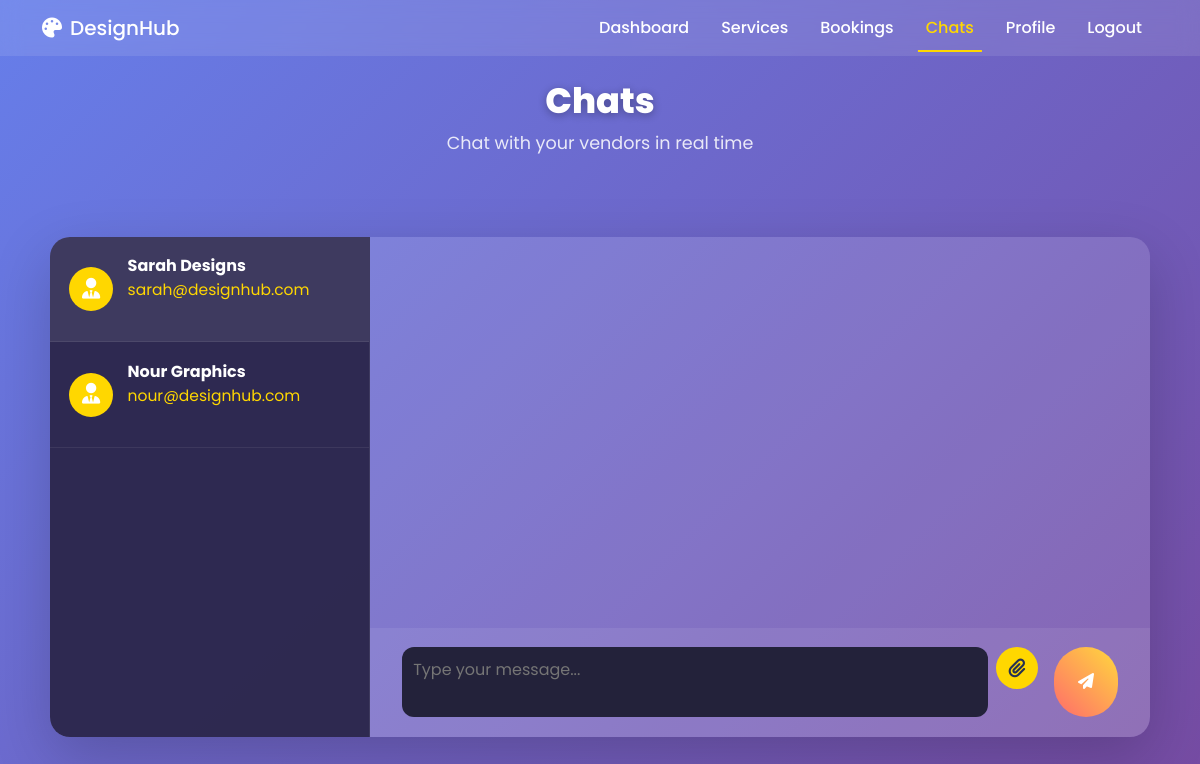
/client/chats.php (signed in), run on the app's committed database.
### tables this page shows
CREATE TABLE vendors (
    id INT AUTO_INCREMENT PRIMARY KEY,
    user_id INT NOT NULL,
    display_name VARCHAR(100),
    bio TEXT,
    profile_image VARCHAR(255),
    created_at TIMESTAMP DEFAULT CURRENT_TIMESTAMP,
    updated_at TIMESTAMP DEFAULT CURRENT_TIMESTAMP ON UPDATE CURRENT_TIMESTAMP,
    FOREIGN KEY (user_id) REFERENCES users(id)
);

CREATE TABLE users (
    id INT AUTO_INCREMENT PRIMARY KEY,
    username VARCHAR(50) UNIQUE NOT NULL,
    email VARCHAR(100) UNIQUE NOT NULL,
    password VARCHAR(100) NOT NULL,  
    role ENUM('client', 'vendor', 'admin') DEFAULT 'client',
    last_login TIMESTAMP NULL,
    created_at TIMESTAMP DEFAULT CURRENT_TIMESTAMP,
    updated_at TIMESTAMP DEFAULT CURRENT_TIMESTAMP ON UPDATE CURRENT_TIMESTAMP,
    status ENUM('active', 'inactive', 'suspended') DEFAULT 'active'
);

### client/chats.php (the view, shortened to what this page needs)
<?php
require_once '../includes/db.php';
$client_id = $_SESSION['user_id'];
$vendors = [];
$query = "SELECT DISTINCT v.id, v.display_name, u.email
          FROM bookings b
          JOIN vendors v ON b.vendor_id = v.id
          JOIN users u ON v.user_id = u.id
          WHERE b.client_id = ?";
$stmt = mysqli_prepare($conn, $query);
mysqli_stmt_bind_param($stmt, 'i', $client_id);
mysqli_stmt_execute($stmt);
$result = mysqli_stmt_get_result($stmt);
while ($row = mysqli_fetch_assoc($result)) {
    $vendors[] = $row;
}
?>
<!DOCTYPE html>
<html lang="en">
<head>
  <link href="https://cdnjs.cloudflare.com/ajax/libs/font-awesome/6.4.0/css/all.min.css" rel="stylesheet">
  <link href="https://cdn.jsdelivr.net/npm/bootstrap@5.3.0/dist/css/bootstrap.min.css" rel="stylesheet">
</head>
<body>
  <nav class="navbar navbar-expand-lg fixed-top py-2">
    <div class="container">
      <a class="navbar-brand" href="dashboard.php"><i class="fas fa-palette me-2"></i>DesignHub</a>
      <div class="collapse navbar-collapse" id="nav">
        <ul class="navbar-nav ms-auto">
          <li class="nav-item"><a class="nav-link" href="dashboard.php">Dashboard</a></li>
          <li class="nav-item"><a class="nav-link" href="services.php">Services</a></li>
          <li class="nav-item"><a class="nav-link" href="bookings.php">Bookings</a></li>
          <li class="nav-item"><a class="nav-link active" href="chats.php">Chats</a></li>
          <li class="nav-item"><a class="nav-link" href="profile.php">Profile</a></li>
          <li class="nav-item"><a class="nav-link" href="../logout.php">Logout</a></li>
        </ul>
      </div>
    </div>
  </nav>
  <section class="chats-hero">
    <h1>Chats</h1>
    <p>Chat with your vendors in real time</p>
  </section>
  <div class="chats-container mt-4">
    <div class="vendors-list" id="vendorsList">
      <?php foreach ($vendors as $i => $vendor): ?>
        <div class="vendor-item<?= $i===0 ? ' active' : '' ?>" data-vendor-id="<?= $vendor['id'] ?>" onclick="selectVendor(this, <?= $vendor['id'] ?>, '<?= htmlspecialchars($vendor['display_name'], ENT_QUOTES) ?>')">
          <div class="vendor-avatar"><i class="fas fa-user-tie"></i></div>
          <div class="vendor-info-list">
            <div class="vendor-name"><?= htmlspecialchars($vendor['display_name']) ?></div>
            <div class="vendor-email"><?= htmlspecialchars($vendor['email']) ?></div>
            <div class="last-msg-preview" id="preview-<?= $vendor['id'] ?>">&nbsp;</div>
          </div>
        </div>
      <?php endforeach; ?>
    </div>
    <div class="chat-area">
      <div class="chat-messages" id="chatMessages"></div>
      <form id="chatForm" class="chat-input-row" autocomplete="off" enctype="multipart/form-data" onsubmit="return sendChatMessage();">
        <textarea id="chatInput" rows="2" placeholder="Type your message..."></textarea>
        <label for="chatFile" title="Send File"><i class="fas fa-paperclip"></i></label>
        <button type="submit"><i class="fas fa-paper-plane"></i></button>
      </form>
    </div>
  </div>
</body>
</html>

### client/chats.php (style rules this page uses)
body { font-family:'Poppins',sans-serif; background: linear-gradient(135deg,#667eea,#764ba2); color:#fff; min-height:100vh; overflow-x:hidden; }
.navbar { background:rgba(255,255,255,0.1)!important; backdrop-filter:blur(10px); transition:background .3s,box-shadow .3s; }
.navbar-brand, .nav-link { color:#fff!important;font-weight:500; }
.nav-link.active, .nav-link:hover { color:#ffd700!important; }
.nav-link { margin:0 .5rem;position:relative; }
.nav-link::after { content:'';position:absolute;bottom:-4px;left:50%; width:0;height:2px;background:#ffd700; transform:translateX(-50%);transition:width .3s; }
.nav-link:hover::after, .nav-link.active::after { width:100%; }
.chats-hero { padding:5rem 1rem 2.5rem; text-align:center; animation:fadeInUp 1s both; }
.chats-hero h1 { font-size:2.2rem; font-weight:800; text-shadow:0 2px 8px rgba(0,0,0,0.3); }
.chats-hero p { font-size:1.1rem;opacity:.85; }
.chats-container { display:flex; max-width:1100px; margin:0 auto 2rem auto; background:rgba(255,255,255,0.13); border-radius:20px; box-shadow:0 20px 60px rgba(0,0,0,0.19); overflow:hidden; min-height:500px; }
.vendors-list { width:320px; background:rgba(44,39,77,0.97); border-right:1px solid rgba(255,255,255,0.08); padding:0; overflow-y:auto; }
.vendor-item { padding:1.1rem 1.2rem; border-bottom:1px solid rgba(255,255,255,0.07); cursor:pointer; transition:background .2s; display:flex; align-items:center; gap:.9rem; }
.vendor-item.active, .vendor-item:hover { background:rgba(255,255,255,0.08); }
.vendor-avatar { width:44px;height:44px;border-radius:50%;background:#ffd700;color:#fff;display:flex;align-items:center;justify-content:center;font-size:1.3rem;font-weight:700; }
.vendor-info-list { flex:1; }
.vendor-name { font-weight:700;color:#fff; }
.vendor-email { font-size:.97rem;color:#ffd700; }
.last-msg-preview { font-size:.93rem;color:#ccc;white-space:nowrap;overflow:hidden;text-overflow:ellipsis; }
.chat-area { flex:1;display:flex;flex-direction:column; }
.chat-messages { flex:1;max-height:600px;overflow-y:auto;padding:2rem 2rem 1rem 2rem; }
.chat-input-row { display:flex;gap:.5rem;padding:1.2rem 2rem 1.2rem 2rem;background:rgba(255,255,255,0.07); }
.chat-input-row textarea { flex:1;border-radius:12px;border:none;padding:.7rem;resize:none;background:#23223a;color:#fff; }
.chat-input-row label[for=chatFile] { background:#ffd700;color:#253053;border-radius:50%;width:42px;height:42px;display:flex;align-items:center;justify-content:center;cursor:pointer;font-size:1.2rem;margin-right:.5rem; }
.chat-input-row button { border-radius:50px;background:linear-gradient(45deg,#ff6b6b,#ffd93d);color:#fff;border:none;font-weight:600;padding:.6rem 1.5rem; }

### data on the page
vendors: display_name "Sarah Designs", user.email "sarah@designhub.com"
vendors: display_name "Nour Graphics", user.email "nour@designhub.com"
